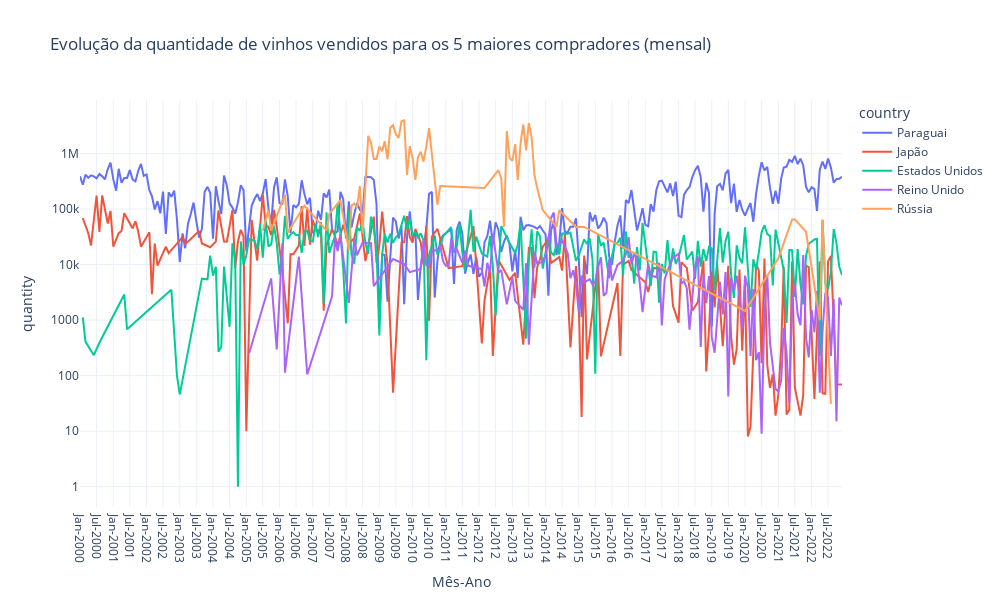

Write notebook code for a chart like this one.
### Markdown cell above
### Top 5 - quantidade (1kg=1L)

### Code cell
px.line(
    exp_vinho_monthly_corrected.filter(
        pl.col("country").is_in(exp_vinho_top20["country"].limit(5))
    )
    .sort("date")
    .to_pandas(),
    x="date",
    y="quantity",
    color="country",
    log_y=True,
    width=fig_w + 200,
    height=fig_h,
    title="Evolução da quantidade de vinhos vendidos para os 5 maiores compradores (mensal)",
    labels={"value_corrected": "log do valor", "date": "Mês-Ano", "county": "país"},
    template="plotly_white",
).update_xaxes(dtick="M6", tickformat="%b-%Y", ticklabelmode="period")

### Figure 1 — Plotly figure (JSON) as saved in the notebook; plotly's stock layout.template omitted (floating-point values rounded to 4 significant figures; data arrays with more than 128 entries replaced by an {"elided": "..."} marker saying what was removed)
{"data": [{"hovertemplate": "country=Paraguai<br>Mês-Ano=%{x}<br>quantity=%{y}<extra></extra>", "legendgroup": "Paraguai", "line": {"color": "#636efa", "dash": "solid"}, "marker": {"symbol": "circle"}, "mode": "lines", "name": "Paraguai", "orientation": "v", "showlegend": true, "type": "scatter", "x": {"elided": "274 str values"}, "xaxis": "x", "y": {"elided": "274 int values"}, "yaxis": "y"}, {"hovertemplate": "country=Japão<br>Mês-Ano=%{x}<br>quantity=%{y}<extra></extra>", "legendgroup": "Japão", "line": {"color": "#EF553B", "dash": "solid"}, "marker": {"symbol": "circle"}, "mode": "lines", "name": "Japão", "orientation": "v", "showlegend": true, "type": "scatter", "x": {"elided": "185 str values"}, "xaxis": "x", "y": {"elided": "185 int values"}, "yaxis": "y"}, {"hovertemplate": "country=Estados Unidos<br>Mês-Ano=%{x}<br>quantity=%{y}<extra></extra>", "legendgroup": "Estados Unidos", "line": {"color": "#00cc96", "dash": "solid"}, "marker": {"symbol": "circle"}, "mode": "lines", "name": "Estados Unidos", "orientation": "v", "showlegend": true, "type": "scatter", "x": {"elided": "217 str values"}, "xaxis": "x", "y": {"elided": "217 int values"}, "yaxis": "y"}, {"hovertemplate": "country=Reino Unido<br>Mês-Ano=%{x}<br>quantity=%{y}<extra></extra>", "legendgroup": "Reino Unido", "line": {"color": "#ab63fa", "dash": "solid"}, "marker": {"symbol": "circle"}, "mode": "lines", "name": "Reino Unido", "orientation": "v", "showlegend": true, "type": "scatter", "x": {"elided": "150 str values"}, "xaxis": "x", "y": {"elided": "150 int values"}, "yaxis": "y"}, {"hovertemplate": "country=Rússia<br>Mês-Ano=%{x}<br>quantity=%{y}<extra></extra>", "legendgroup": "Rússia", "line": {"color": "#FFA15A", "dash": "solid"}, "marker": {"symbol": "circle"}, "mode": "lines", "name": "Rússia", "orientation": "v", "showlegend": true, "type": "scatter", "x": ["2005-07-01T00:00:00", "2005-09-01T00:00:00", "2005-10-01T00:00:00", "2006-03-01T00:00:00", "2006-04-01T00:00:00", "2006-10-01T00:00:00", "2007-06-01T00:00:00", "2007-07-01T00:00:00", "2007-11-01T00:00:00", "2008-02-01T00:00:00", "2008-03-01T00:00:00", "2008-04-01T00:00:00", "2008-05-01T00:00:00", "2008-06-01T00:00:00", "2008-07-01T00:00:00", "2008-08-01T00:00:00", "2008-09-01T00:00:00", "2008-10-01T00:00:00", "2008-11-01T00:00:00", "2008-12-01T00:00:00", "2009-01-01T00:00:00", "2009-02-01T00:00:00", "2009-03-01T00:00:00", "2009-04-01T00:00:00", "2009-05-01T00:00:00", "2009-06-01T00:00:00", "2009-07-01T00:00:00", "2009-08-01T00:00:00", "2009-09-01T00:00:00", "2009-10-01T00:00:00", "2009-11-01T00:00:00", "2009-12-01T00:00:00", "2010-01-01T00:00:00", "2010-02-01T00:00:00", "2010-03-01T00:00:00", "2010-04-01T00:00:00", "2010-05-01T00:00:00", "2010-06-01T00:00:00", "2010-07-01T00:00:00", "2010-10-01T00:00:00", "2010-11-01T00:00:00", "2012-03-01T00:00:00", "2012-08-01T00:00:00", "2012-09-01T00:00:00", "2012-10-01T00:00:00", "2012-11-01T00:00:00", "2012-12-01T00:00:00", "2013-01-01T00:00:00", "2013-02-01T00:00:00", "2013-03-01T00:00:00", "2013-04-01T00:00:00", "2013-05-01T00:00:00", "2013-06-01T00:00:00", "2013-07-01T00:00:00", "2013-08-01T00:00:00", "2013-09-01T00:00:00", "2013-10-01T00:00:00", "2013-12-01T00:00:00", "2014-05-01T00:00:00", "2014-06-01T00:00:00", "2014-12-01T00:00:00", "2015-03-01T00:00:00", "2020-01-01T00:00:00", "2021-01-01T00:00:00", "2021-06-01T00:00:00", "2021-07-01T00:00:00", "2021-11-01T00:00:00", "2022-04-01T00:00:00", "2022-05-01T00:00:00", "2022-08-01T00:00:00"], "xaxis": "x", "y": [40800, 96000, 40800, 181200, 37800, 115200, 40800, 81600, 144000, 18000, 115200, 126420, 105480, 258120, 36000, 298442, 2078042, 1576543, 799332, 796079, 1335077, 1097112, 1669282, 787745, 2909376, 3241424, 2216576, 1911670, 3812236, 3957192, 412344, 1358620, 825396, 334320, 858724, 1073255, 713023, 1331761, 2858350, 118415, 260513, 238320, 500472, 356980, 47794, 2550418, 834192, 738445, 1477814, 333715, 1524848, 3361152, 1143936, 3522940, 1954330, 404645, 238320, 95549, 47664, 95328, 47664, 47664, 1463, 13005, 65025, 65025, 38876, 990, 65025, 31], "yaxis": "y"}], "layout": {"height": 600, "legend": {"title": {"text": "country"}, "tracegroupgap": 0}, "title": {"text": "Evolução da quantidade de vinhos vendidos para os 5 maiores compradores (mensal)"}, "width": 1000, "xaxis": {"anchor": "y", "domain": [0, 1], "dtick": "M6", "tickformat": "%b-%Y", "ticklabelmode": "period", "title": {"text": "Mês-Ano"}}, "yaxis": {"anchor": "x", "domain": [0, 1], "title": {"text": "quantity"}, "type": "log"}}}
